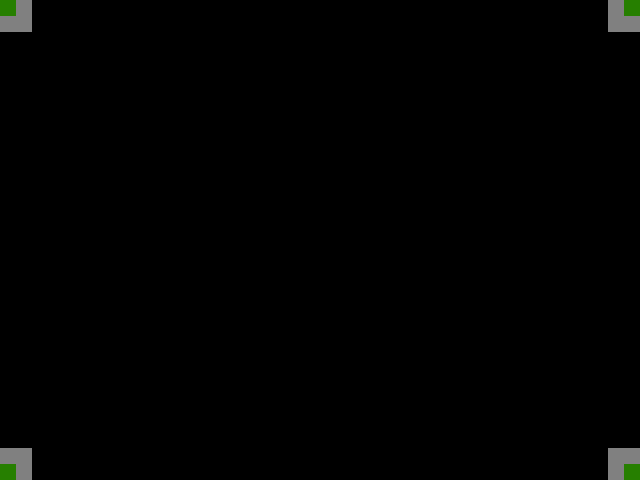

Below is a game level as drawn by its tile map, then a one-line description and the .tmx file that defines it, in full:
An orthogonal 40x30 tile map with 16x16 px tiles, 1 tile layer (Слой тайлов 1).

<map version="1.0" tiledversion="1.1.6" orientation="orthogonal" renderorder="right-down" width="40" height="30" tilewidth="16" tileheight="16" infinite="0" nextobjectid="1">
 <tileset firstgid="1" source="tileset001.tsx" />
 <layer name="Слой тайлов 1" width="40" height="30">
  <data encoding="csv">
1,2,0,0,0,0,0,0,0,0,0,0,0,0,0,0,0,0,0,0,0,0,0,0,0,0,0,0,0,0,0,0,0,0,0,0,0,0,2,1,
2,2,0,0,0,0,0,0,0,0,0,0,0,0,0,0,0,0,0,0,0,0,0,0,0,0,0,0,0,0,0,0,0,0,0,0,0,0,2,2,
0,0,0,0,0,0,0,0,0,0,0,0,0,0,0,0,0,0,0,0,0,0,0,0,0,0,0,0,0,0,0,0,0,0,0,0,0,0,0,0,
0,0,0,0,0,0,0,0,0,0,0,0,0,0,0,0,0,0,0,0,0,0,0,0,0,0,0,0,0,0,0,0,0,0,0,0,0,0,0,0,
0,0,0,0,0,0,0,0,0,0,0,0,0,0,0,0,0,0,0,0,0,0,0,0,0,0,0,0,0,0,0,0,0,0,0,0,0,0,0,0,
0,0,0,0,0,0,0,0,0,0,0,0,0,0,0,0,0,0,0,0,0,0,0,0,0,0,0,0,0,0,0,0,0,0,0,0,0,0,0,0,
0,0,0,0,0,0,0,0,0,0,0,0,0,0,0,0,0,0,0,0,0,0,0,0,0,0,0,0,0,0,0,0,0,0,0,0,0,0,0,0,
0,0,0,0,0,0,0,0,0,0,0,0,0,0,0,0,0,0,0,0,0,0,0,0,0,0,0,0,0,0,0,0,0,0,0,0,0,0,0,0,
0,0,0,0,0,0,0,0,0,0,0,0,0,0,0,0,0,0,0,0,0,0,0,0,0,0,0,0,0,0,0,0,0,0,0,0,0,0,0,0,
0,0,0,0,0,0,0,0,0,0,0,0,0,0,0,0,0,0,0,0,0,0,0,0,0,0,0,0,0,0,0,0,0,0,0,0,0,0,0,0,
0,0,0,0,0,0,0,0,0,0,0,0,0,0,0,0,0,0,0,0,0,0,0,0,0,0,0,0,0,0,0,0,0,0,0,0,0,0,0,0,
0,0,0,0,0,0,0,0,0,0,0,0,0,0,0,0,0,0,0,0,0,0,0,0,0,0,0,0,0,0,0,0,0,0,0,0,0,0,0,0,
0,0,0,0,0,0,0,0,0,0,0,0,0,0,0,0,0,0,0,0,0,0,0,0,0,0,0,0,0,0,0,0,0,0,0,0,0,0,0,0,
0,0,0,0,0,0,0,0,0,0,0,0,0,0,0,0,0,0,0,0,0,0,0,0,0,0,0,0,0,0,0,0,0,0,0,0,0,0,0,0,
0,0,0,0,0,0,0,0,0,0,0,0,0,0,0,0,0,0,0,0,0,0,0,0,0,0,0,0,0,0,0,0,0,0,0,0,0,0,0,0,
0,0,0,0,0,0,0,0,0,0,0,0,0,0,0,0,0,0,0,0,0,0,0,0,0,0,0,0,0,0,0,0,0,0,0,0,0,0,0,0,
0,0,0,0,0,0,0,0,0,0,0,0,0,0,0,0,0,0,0,0,0,0,0,0,0,0,0,0,0,0,0,0,0,0,0,0,0,0,0,0,
0,0,0,0,0,0,0,0,0,0,0,0,0,0,0,0,0,0,0,0,0,0,0,0,0,0,0,0,0,0,0,0,0,0,0,0,0,0,0,0,
0,0,0,0,0,0,0,0,0,0,0,0,0,0,0,0,0,0,0,0,0,0,0,0,0,0,0,0,0,0,0,0,0,0,0,0,0,0,0,0,
0,0,0,0,0,0,0,0,0,0,0,0,0,0,0,0,0,0,0,0,0,0,0,0,0,0,0,0,0,0,0,0,0,0,0,0,0,0,0,0,
0,0,0,0,0,0,0,0,0,0,0,0,0,0,0,0,0,0,0,0,0,0,0,0,0,0,0,0,0,0,0,0,0,0,0,0,0,0,0,0,
0,0,0,0,0,0,0,0,0,0,0,0,0,0,0,0,0,0,0,0,0,0,0,0,0,0,0,0,0,0,0,0,0,0,0,0,0,0,0,0,
0,0,0,0,0,0,0,0,0,0,0,0,0,0,0,0,0,0,0,0,0,0,0,0,0,0,0,0,0,0,0,0,0,0,0,0,0,0,0,0,
0,0,0,0,0,0,0,0,0,0,0,0,0,0,0,0,0,0,0,0,0,0,0,0,0,0,0,0,0,0,0,0,0,0,0,0,0,0,0,0,
0,0,0,0,0,0,0,0,0,0,0,0,0,0,0,0,0,0,0,0,0,0,0,0,0,0,0,0,0,0,0,0,0,0,0,0,0,0,0,0,
0,0,0,0,0,0,0,0,0,0,0,0,0,0,0,0,0,0,0,0,0,0,0,0,0,0,0,0,0,0,0,0,0,0,0,0,0,0,0,0,
0,0,0,0,0,0,0,0,0,0,0,0,0,0,0,0,0,0,0,0,0,0,0,0,0,0,0,0,0,0,0,0,0,0,0,0,0,0,0,0,
0,0,0,0,0,0,0,0,0,0,0,0,0,0,0,0,0,0,0,0,0,0,0,0,0,0,0,0,0,0,0,0,0,0,0,0,0,0,0,0,
2,2,0,0,0,0,0,0,0,0,0,0,0,0,0,0,0,0,0,0,0,0,0,0,0,0,0,0,0,0,0,0,0,0,0,0,0,0,2,2,
1,2,0,0,0,0,0,0,0,0,0,0,0,0,0,0,0,0,0,0,0,0,0,0,0,0,0,0,0,0,0,0,0,0,0,0,0,0,2,1
</data>
 </layer>
</map>
